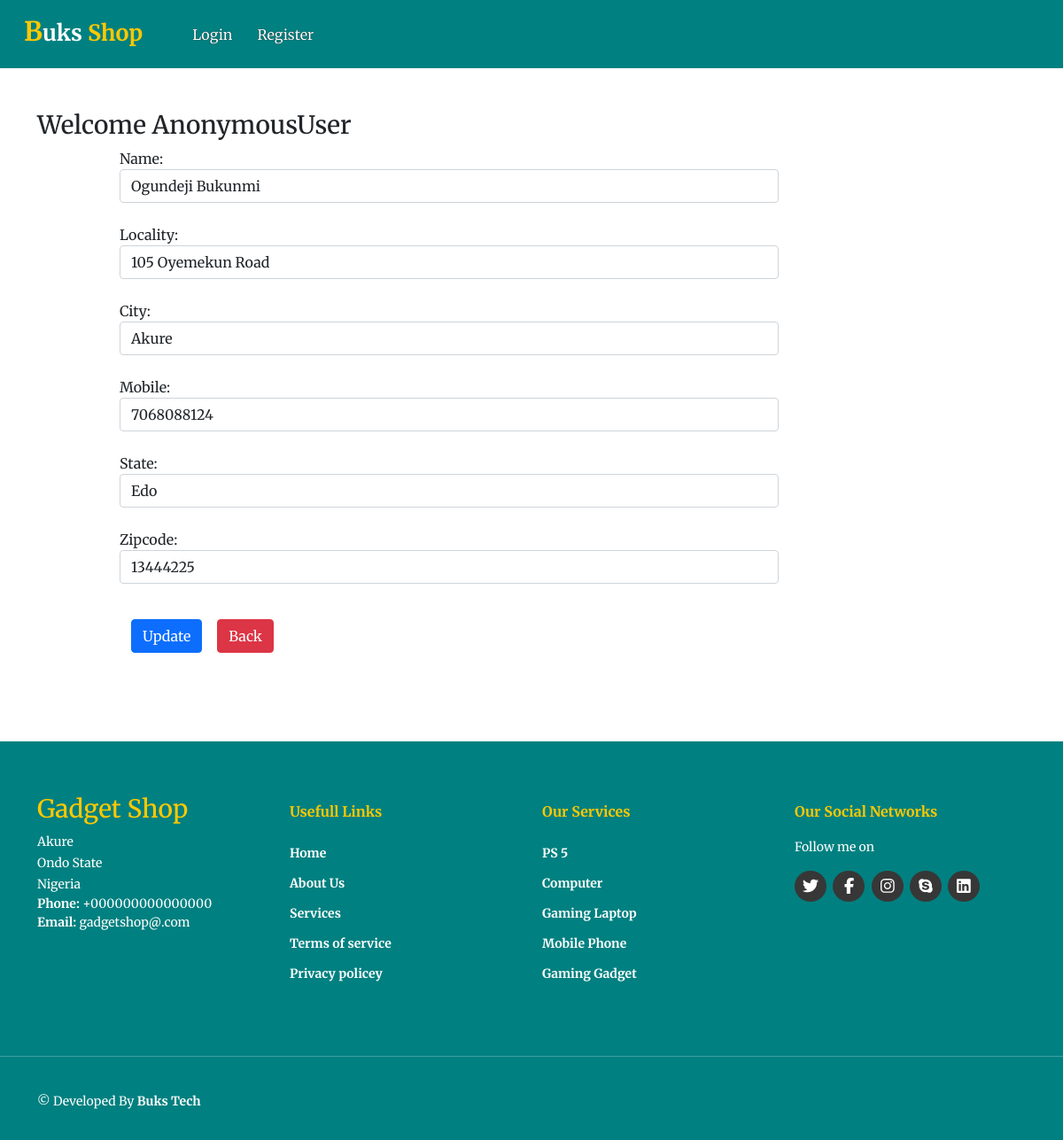
The page /updateAddress/2 on the database its author committed.
### app/models.py (models this page shows, shortened)
class Customer(models.Model):
    user = models.ForeignKey(User, on_delete=models.CASCADE)
    name = models.CharField(max_length=200)
    locality = models.CharField(max_length=200)
    city = models.CharField(max_length=200)
    mobile = models.IntegerField(default=0)
    zipcode = models.IntegerField()
    state = models.CharField(choices=STATE_CHOICES, max_length=100)

### app/views.py (the view, shortened to what this page needs)
# urls.py: path('updateAddress/<int:pk>',
class updateAddress(View):
    def get(self, request, pk):
        add = Customer.objects.get(pk=pk)
        form = CustomerProfileForm(instance=add)
        return render(request, 'app/updateAddress.html', locals())

### app/forms.py
class CustomerProfileForm(forms.ModelForm):
    class Meta:
        model = Customer
        fields = ['name', 'locality', 'city', 'mobile', 'state', 'zipcode']
        widgets = {
            'name': forms.TextInput(attrs={'class': 'form-control'}),
            'locality': forms.TextInput(attrs={'class': 'form-control'}),
            'city': forms.TextInput(attrs={'class': 'form-control'}),
            'mobile': forms.NumberInput(attrs={'class': 'form-control'}),
            'state': forms.Select(attrs={'class': 'form-control'}),
            'zipcode': forms.NumberInput(attrs={'class': 'form-control'}),
        }

### app/templates/app/updateAddress.html (shortened to what this page needs)
{% extends 'app/base.html' %}
{% load static %}
{% block main-content %}
<div class="container my-5">
    <div class="row">
        <h3> Welcome <span class="text-capitalize">{{request.user}}</span></h3>
    </div>
    <div class="col-sm-8 offset-sm-1">
        <form action="" method="post">
            {% for fm in form %}
                 {{fm.label_tag}} {{fm}} <small class="text-danger"> {{fm.errors|striptags}}</small><br>
            {% endfor %}
            <div class="col-12 mt-3">
                <button type="submit" class="btn btn-primary"> Update </button>
                <a href="{% url 'address' %}" type='button' class="btn btn-danger"> Back </a>
            </div>
        </form>
    </div>
</div>
{% endblock main-content %}

### static/app/css/style1.css (style rules this page uses)
* { margin: 0; padding: 0; box-sizing: border-box; outline: none; font-family: 'Merriweather', serif; }
.btn { margin-left: 13px; }
html { scroll-behavior: smooth; }

### rows shown on the page
Customer: form "Ogundeji Bukunmi" "105 Oyemekun Road" "Akure" "7068088124" "Edo" "13444225"

### other values the page prints
{{ request.user }} "AnonymousUser"
{{ fm.label_tag }} "Name:" "Locality:" "City:" "Mobile:" "State:" "Zipcode:"
